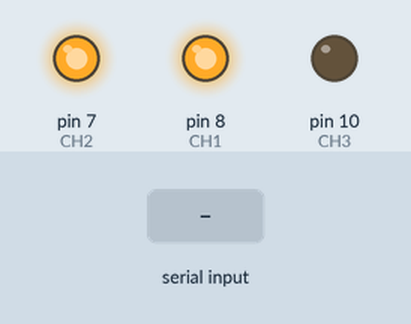
This sketch was run on a simulated Arduino Uno, built with avr-gcc and run on an emulated ATmega328P. On the bench: output pins drawn as LEDs (lit = HIGH). Inputs (shaded band) come from the test bench.

Above: at 1.2 s.
1.3 s: "1" received over Serial
At 2.0 s:
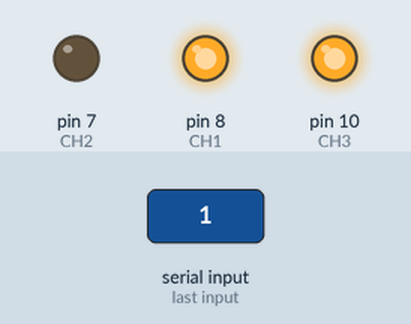
2.8 s: "2" received over Serial
At 3.1 s:
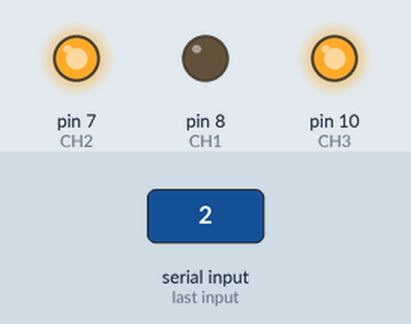
4.3 s: "3" received over Serial
At 5.4 s:
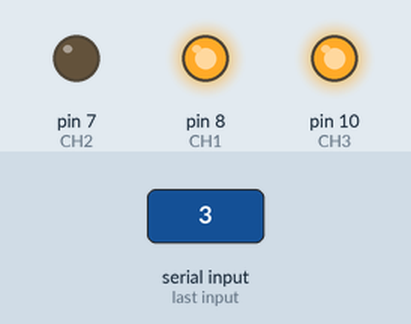
5.8 s: "4" received over Serial
At 6.6 s:
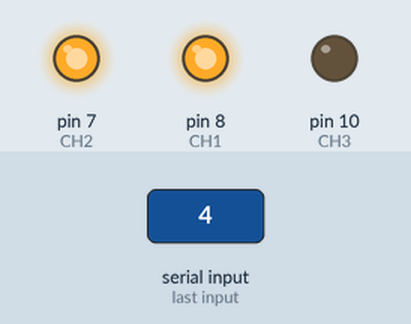
Timing chart, 0 to 8.3 s (numbered marks = the images above; inputs shaded):
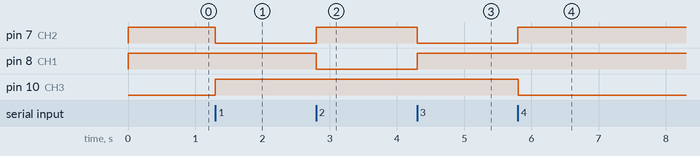

The sketch:

fishtank.ino
```cpp
#define CH1 8 //Connect pin 8 to Night light
#define CH2 7 //Connect pin 7 to Day light
#define CH3 10 //testing setting dummy value to turn off lights

char rx_byte;

void setup() {
  Serial.begin(9600);

  pinMode(CH1, OUTPUT);
  pinMode(CH2, OUTPUT);
  pinMode(CH3, OUTPUT);

  digitalWrite(CH1, HIGH);
  digitalWrite(CH2, HIGH);
  digitalWrite(CH3, LOW);
}

void loop() {
  if (Serial.available() > 0) { //Checking if character is available
    rx_byte = Serial.read();

  }
  changeLight();
}

void changeLight() {
  if (rx_byte == '1') {
      digitalWrite(CH1, HIGH);
      digitalWrite(CH2, LOW);
      digitalWrite(CH3, HIGH);
    }

    else if (rx_byte == '2') {
      digitalWrite(CH1, LOW);
      digitalWrite(CH2, HIGH);
      digitalWrite(CH3, HIGH);
    }

    else if (rx_byte == '3') {
      digitalWrite(CH1, HIGH);
      digitalWrite(CH2, LOW);
      digitalWrite(CH3, HIGH);
    }

    else if (rx_byte == '4') {
      digitalWrite(CH1, HIGH);
      digitalWrite(CH2, HIGH);
      digitalWrite(CH3, LOW);
    }

    else {
      ;
    }
}
```

Measured:
- after the input at 1.3 s, pin 7 (CH2): HIGH → LOW at once; pin 10 (CH3): LOW → HIGH at once
- after the input at 2.8 s, pin 7 (CH2): LOW → HIGH at once; pin 8 (CH1): HIGH → LOW at once
- after the input at 4.3 s, pin 7 (CH2): HIGH → LOW at once; pin 8 (CH1): LOW → HIGH at once
- after the input at 5.8 s, pin 7 (CH2): LOW → HIGH at once; pin 10 (CH3): HIGH → LOW at once
